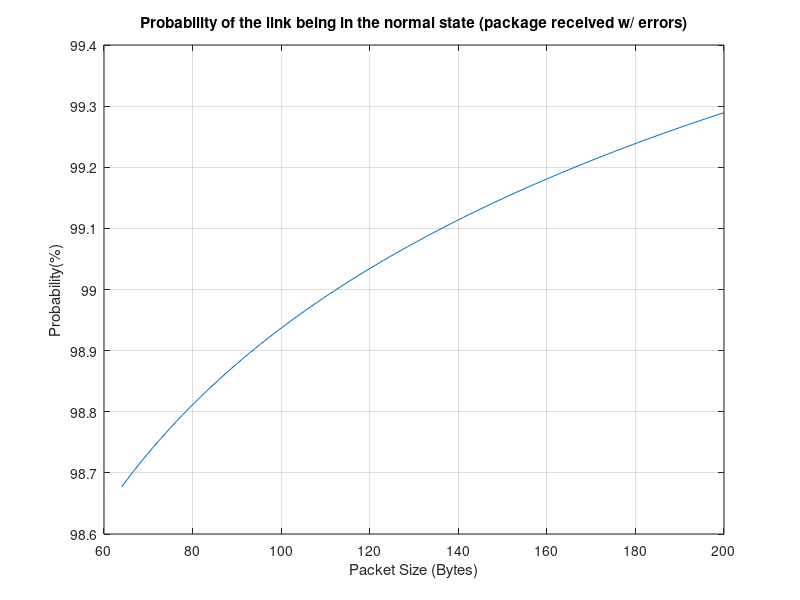
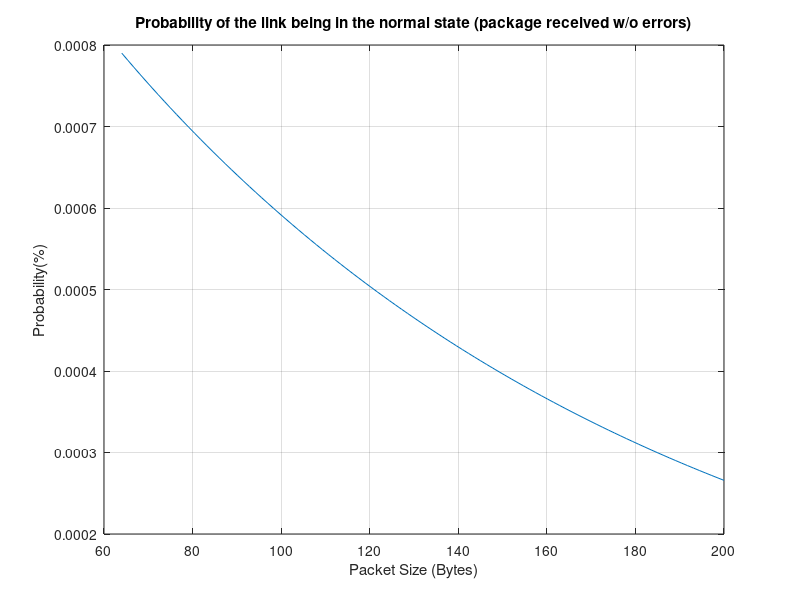

Recreate these plots in MATLAB, in order.
format long

% Exercise: Consider a wireless link between two stations for data communications. 
% The bit error rate (ber) introduced by the wireless link is approximately
% given by the following Markov chain: 

% % (see guide for more details)

% where the state transition rates are in number of transitions per hour. 
% Consider that the link is in the interference state when its ber is at 
% least 10 -3 and is in the normal state, otherwise. Assume
% that both stations detect with a probability of 100% when the data frames
% sent by the other station are received with errors.

% 4.a: Determine the probability of the link being in the normal state and 
% in the interference state.
P1=1/(1+(8/600)+((8/600)*(5/200))+((8/600)*(5/200)*(2/50))+((8/600)*(5/200)*(2/50)*(1/5)))
P2=(8/600)/(1+(8/600)+((8/600)*(5/200))+((8/600)*(5/200)*(2/50))+((8/600)*(5/200)*(2/50)*(1/5)))
P3=((8/600)*(5/200))/(1+(8/600)+((8/600)*(5/200))+((8/600)*(5/200)*(2/50))+((8/600)*(5/200)*(2/50)*(1/5)))
P4=((8/600)*(5/200)*(2/50))/(1+(8/600)+((8/600)*(5/200))+((8/600)*(5/200)*(2/50))+((8/600)*(5/200)*(2/50)*(1/5)))
P5=((8/600)*(5/200)*(2/50)*(1/5))/(1+(8/600)+((8/600)*(5/200))+((8/600)*(5/200)*(2/50))+((8/600)*(5/200)*(2/50)*(1/5)))

PNS=P1+P2+P3
PIS=P4+P5

% 4.b. Determine the average ber of the link when it is in the normal state
% and when it is in the interference state.
avgberns=((P4*10^-3)+(P5*10^-2))/PNS
avgberis=((P1*10^-6)+(P2*10^-5)+(P3*10^-4))/PIS

% 4.c. Consider that a data frame of size B (in Bytes) sent by one of the 
% stations is received with errors by the other station. 
% Draw a plot of the probability of the link being in the normal
% state as a function of the packet size (from 64 Bytes up to 200 Bytes). 
% Analyze and justify the results.
% vetor x
n = linspace(64*8,200*8);

% probabilidade de um pacote chegar com erros para P1
p = 10^-6
ac=(1*(p^0)*((1-p).^(n-0)));
e1=(1-ac)

% probabilidade de um pacote chegar com erros para P2
p = 10^-5;
ac=(1*(p^0)*((1-p).^(n-0)));
e2=(1-ac)

% probabilidade de um pacote chegar com erros para P3
p = 10^-4;
ac=(1*(p^0)*((1-p).^(n-0)));
e3=(1-ac)

% probabilidade de um pacote chegar com erros para P4
p = 10^-3;
ac=(1*(p^0)*((1-p).^(n-0)));
e4=(1-ac)

% probabilidade de um pacote chegar com erros para P5
p = 10^-2;
ac=(1*(p^0)*((1-p).^(n-0)));
e5=(1-ac)

% vetores y
y1=((e1*P1)./((e1*P1)+(e2*P2)+(e3*P3)+(e4*P4)+(e5*P5)))*100
y2=((e2*P2)./((e1*P1)+(e2*P2)+(e3*P3)+(e4*P4)+(e5*P5)))*100
y3=((e3*P3)./((e1*P1)+(e2*P2)+(e3*P3)+(e4*P4)+(e5*P5)))*100

prob=y1+y2+y3
% construção gráfico
figure(1)
%vetores
plot(n/8,prob)
%titulo
title("Probability of the link being in the normal state (package received w/ errors)")
% label x
xlabel("Packet Size (Bytes)")
% label y
ylabel("Probability(%)")
grid on

% 4.d. Consider now that a data frame of size B (in Bytes) sent by one of 
% the stations is received without errors by the other station. 
% Draw a plot of the probability of the link being in the interference state
% as a function of the packet size (from 64 Bytes up to 200 Bytes).
% Analyze and justify the results.
% vetor x
n = linspace(64*8,200*8);

% probabilidade de um pacote chegar sem erros para P1
p = 10^-6;
se1=(1*(p^0)*((1-p).^(n-0)));

% probabilidade de um pacote chegar sem erros para P2
p = 10^-5;
se2=(1*(p^0)*((1-p).^(n-0)));

% probabilidade de um pacote chegar sem erros para P3
p = 10^-4;
se3=(1*(p^0)*((1-p).^(n-0)));

% probabilidade de um pacote chegar sem erros para P4
p = 10^-3;
se4=(1*(p^0)*((1-p).^(n-0)));

% probabilidade de um pacote chegar sem erros para P5
p = 10^-2;
se5=(1*(p^0)*((1-p).^(n-0)));

% vetores y
y4=((se4*P4)./((se1*P1)+(se2*P2)+(se3*P3)+(se4*P4)+(se5*P4)))*100
y5=((se5*P5)./((se1*P1)+(se2*P2)+(se3*P3)+(se4*P4)+(se5*P4)))*100

prob2=y4+y5

% construção gráfico
figure(2)
%vetores
plot(n/8,prob2)
%titulo
title("Probability of the link being in the normal state (package received w/o errors)")
% label x
xlabel("Packet Size (Bytes)")
% label y
ylabel("Probability(%)")
grid on